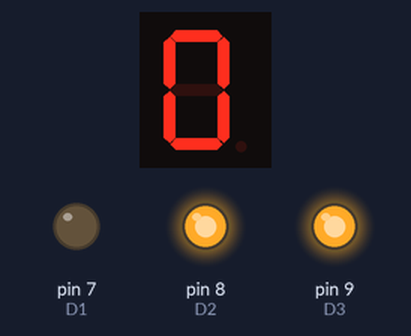
Simulated run of this sketch. Board: Arduino Uno, built with avr-gcc and run on an emulated ATmega328P. On the bench: 1-digit seven-segment display, output pins drawn as LEDs (lit = HIGH). Wiring (inferred from the names in the program): 1-digit 7-segment display, segments lit when HIGH: segments pin 2, pin 3, pin 4, pin 5, pin 11, pin 12, pin 13. The segment pins are drawn as the display they are named for; pins used as bus, display or sensor lines are not drawn.

Above: at 0.1 s.
At 1.6 s:
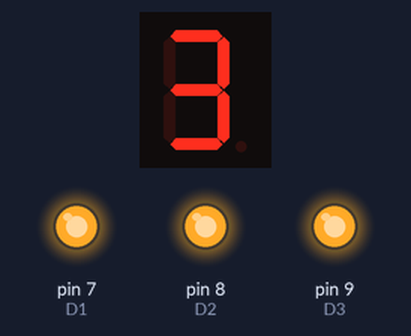
At 3.1 s:
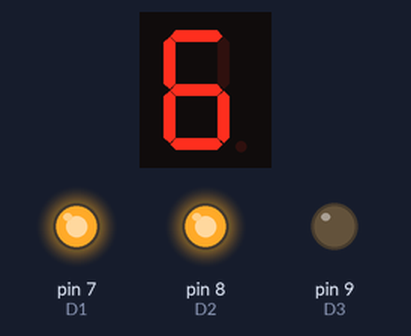
At 5.1 s:
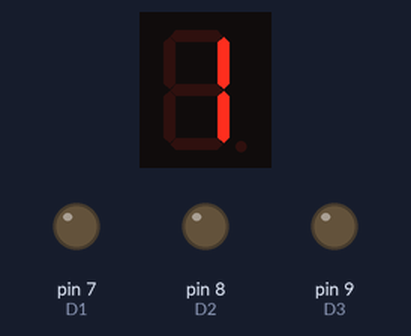
At 7.6 s:
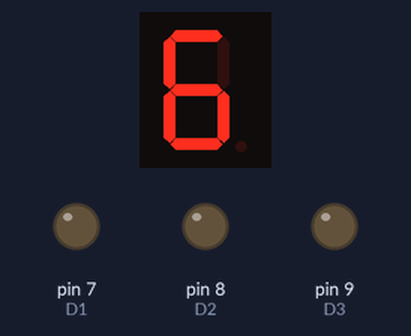
At 10.1 s:
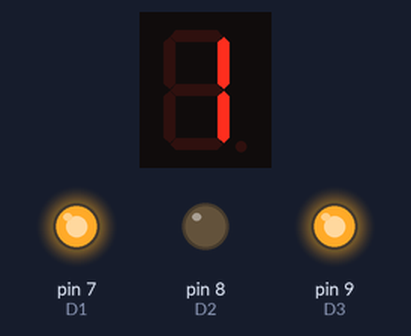
Timing chart, 0 to 40.0 s (numbered marks = the images above):
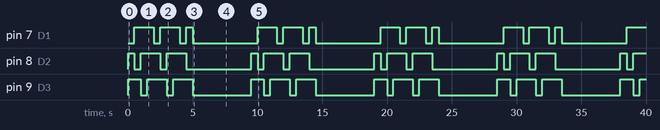

The sketch:

LED_4digit_7segment_display.ino
```cpp
int pinA = 2;
int pinB = 3;
int pinC = 4;
int pinD = 5;
int pinE = 11;
int pinF = 12;
int pinG = 13;
int pinDP = 6;

int D1 = 7;
int D2 = 8;
int D3 = 9;
int D4 = 10;

void setup() {
  pinMode(pinA, OUTPUT);
  pinMode(pinB, OUTPUT);
  pinMode(pinC, OUTPUT);
  pinMode(pinD, OUTPUT);
  pinMode(pinE, OUTPUT);
  pinMode(pinF, OUTPUT);
  pinMode(pinG, OUTPUT);
  pinMode(D1, OUTPUT);
  pinMode(D2, OUTPUT);
  pinMode(D3, OUTPUT);
  pinMode(D4, OUTPUT);
}

void loop() {
  digit1();
  zero();
  delay(500);

  digit2();
  one();
  delay(500);

  digit3();
  two();
  delay(500);

  digit4();
  three();
  delay(500);

  digit1();
  four();
  delay(500);

  digit2();
  five();
  delay(500);

  digit3();
  six();
  delay(500);

  digit4();
  seven();
  delay(500);

  digit1();
  eight();
  delay(500);

  digit2();
  nine();
  delay(500);

  all4Digits();
  allNumbers();
}


void zero(){
  digitalWrite(pinA, HIGH);
  digitalWrite(pinB, HIGH);
  digitalWrite(pinC, HIGH);
  digitalWrite(pinD, HIGH);
  digitalWrite(pinE, HIGH);
  digitalWrite(pinF, HIGH);
  digitalWrite(pinG, LOW);
}

void one(){
  digitalWrite(pinA, LOW);
  digitalWrite(pinB, HIGH);
  digitalWrite(pinC, HIGH);
  digitalWrite(pinD, LOW);
  digitalWrite(pinE, LOW);
  digitalWrite(pinF, LOW);
  digitalWrite(pinG, LOW);
}

void two(){
  digitalWrite(pinA, HIGH);
  digitalWrite(pinB, HIGH);
  digitalWrite(pinC, LOW);
  digitalWrite(pinD, HIGH);
  digitalWrite(pinE, HIGH);
  digitalWrite(pinF, LOW);
  digitalWrite(pinG, HIGH);
}

void three(){
  digitalWrite(pinA, HIGH);
  digitalWrite(pinB, HIGH);
  digitalWrite(pinC, HIGH);
  digitalWrite(pinD, HIGH);
  digitalWrite(pinE, LOW);
  digitalWrite(pinF, LOW);
  digitalWrite(pinG, HIGH);
}

void four(){
  digitalWrite(pinA, LOW);
  digitalWrite(pinB, HIGH);
  digitalWrite(pinC, HIGH);
  digitalWrite(pinD, LOW);
  digitalWrite(pinE, LOW);
  digitalWrite(pinF, HIGH);
  digitalWrite(pinG, HIGH);
}

void five(){
  digitalWrite(pinA, HIGH);
  digitalWrite(pinB, LOW);
  digitalWrite(pinC, HIGH);
  digitalWrite(pinD, HIGH);
  digitalWrite(pinE, LOW);
  digitalWrite(pinF, HIGH);
  digitalWrite(pinG, HIGH);
}

void six(){
  digitalWrite(pinA, HIGH);
  digitalWrite(pinB, LOW);
  digitalWrite(pinC, HIGH);
  digitalWrite(pinD, HIGH);
  digitalWrite(pinE, HIGH);
  digitalWrite(pinF, HIGH);
  digitalWrite(pinG, HIGH);
}

void seven(){
  digitalWrite(pinA, HIGH);
  digitalWrite(pinB, HIGH);
  digitalWrite(pinC, HIGH);
  digitalWrite(pinD, LOW);
  digitalWrite(pinE, LOW);
  digitalWrite(pinF, LOW);
  digitalWrite(pinG, LOW);
}

void eight(){
  digitalWrite(pinA, HIGH);
  digitalWrite(pinB, HIGH);
  digitalWrite(pinC, HIGH);
  digitalWrite(pinD, HIGH);
  digitalWrite(pinE, HIGH);
  digitalWrite(pinF, HIGH);
  digitalWrite(pinG, HIGH);
}

void nine(){
  digitalWrite(pinA, HIGH);
  digitalWrite(pinB, HIGH);
  digitalWrite(pinC, HIGH);
  digitalWrite(pinD, LOW);
  digitalWrite(pinE, LOW);
  digitalWrite(pinF, HIGH);
  digitalWrite(pinG, HIGH);
}

void allNumbers(){
  one();
  delay(500);

  two();
  delay(500);

  three();
  delay(500);

  four();
  delay(500);

  five();
  delay(500);

  six();
  delay(500);

  seven();
  delay(500);

  eight();
  delay(500);

  nine();
  delay(500);
}

void turnOffAllSegments(){
  digitalWrite(pinA, LOW);
  digitalWrite(pinB, LOW);
  digitalWrite(pinC, LOW);
  digitalWrite(pinD, LOW);
  digitalWrite(pinE, LOW);
  digitalWrite(pinF, LOW);
  digitalWrite(pinG, LOW);
}

void digit1(){
  digitalWrite(D1, LOW);
  digitalWrite(D2, HIGH);
  digitalWrite(D3, HIGH);
  digitalWrite(D4, HIGH);
}

void digit2(){
  digitalWrite(D1, HIGH);
  digitalWrite(D2, LOW);
  digitalWrite(D3, HIGH);
  digitalWrite(D4, HIGH);
}

void digit3(){
  digitalWrite(D1, HIGH);
  digitalWrite(D2, HIGH);
  digitalWrite(D3, LOW);
  digitalWrite(D4, HIGH);
}

void digit4(){
  digitalWrite(D1, HIGH);
  digitalWrite(D2, HIGH);
  digitalWrite(D3, HIGH);
  digitalWrite(D4, LOW);
}

void all4Digits(){
  digitalWrite(D1, LOW);
  digitalWrite(D2, LOW);
  digitalWrite(D3, LOW);
  digitalWrite(D4, LOW);
}
```

Measured:
- by itself, pin 7 (D1): repeats every 9.5 s: LOW 0.50 s, HIGH 1.5 s, LOW 0.50 s, HIGH 0.50 s, LOW 5.0 s, HIGH 1.5 s
- by itself, pin 8 (D2): repeats every 9.5 s: 2 × (LOW 0.50 s, HIGH 1.5 s), LOW 5.0 s, HIGH 0.50 s
- by itself, pin 9 (D3): repeats every 9.5 s: 2 × (LOW 0.50 s, HIGH 1.5 s), LOW 4.5 s, HIGH 1.0 s
- what the display in image 1 shows lasts 0.5 s, from 1.5 s to 2.0 s
